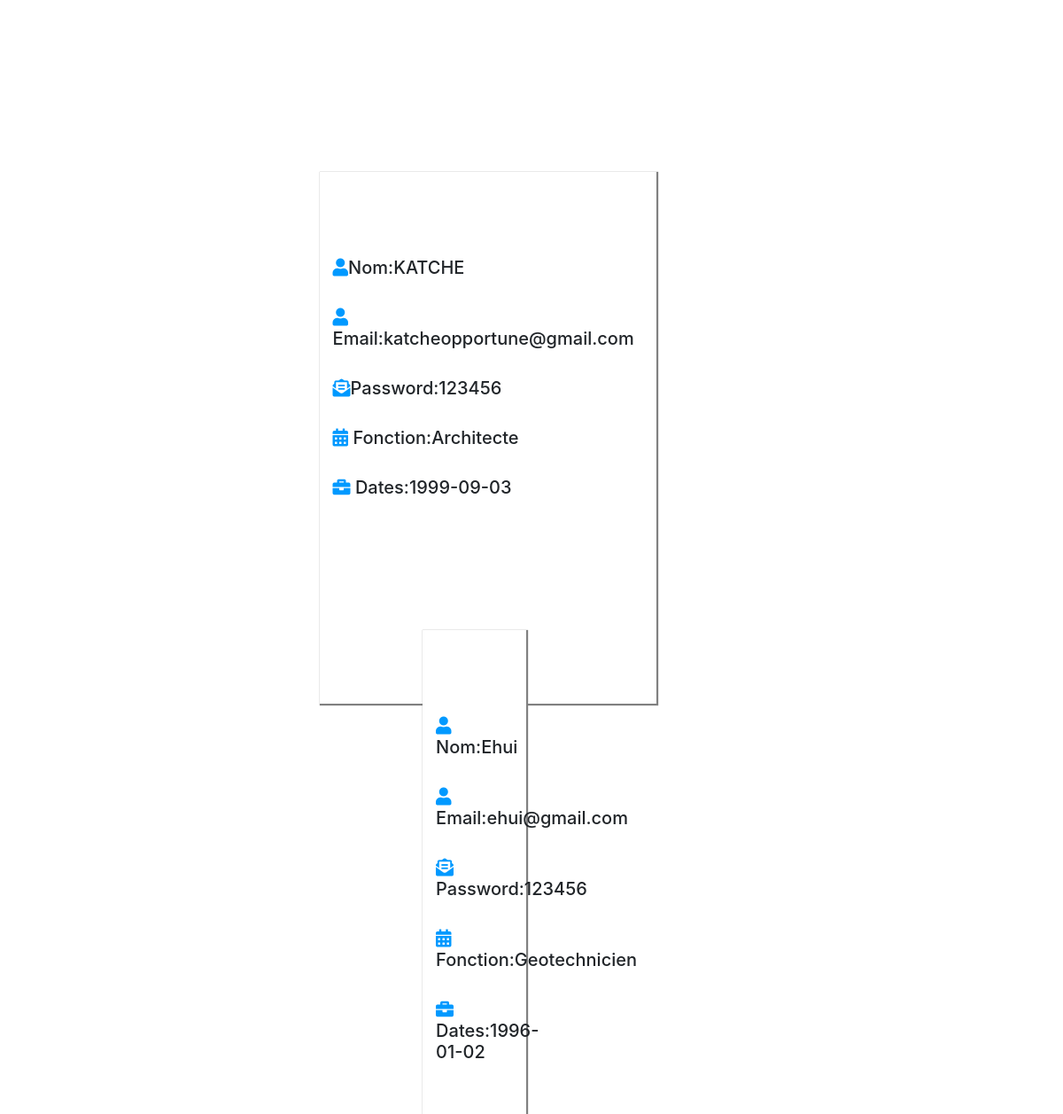
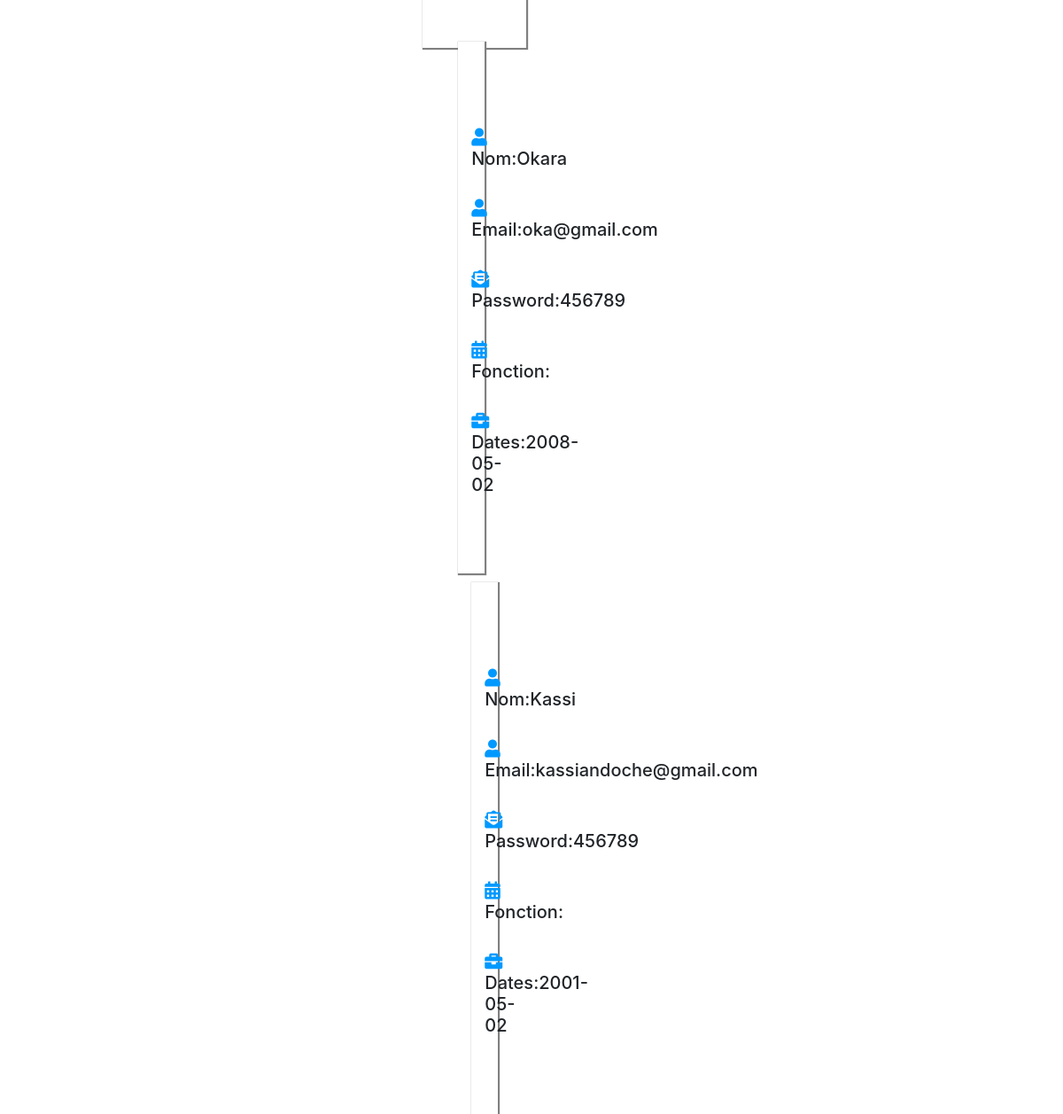
The page /profile_users.php on the database its author committed (2 pictures, top to bottom).
### tables this page shows
CREATE TABLE `users` (
  `id` int(11) NOT NULL,
  `nom` varchar(50) NOT NULL,
  `email` varchar(50) NOT NULL,
  `password` varchar(50) NOT NULL,
  `localite` varchar(50) NOT NULL,
  `dates` varchar(50) NOT NULL,
  `fonction` varchar(50) DEFAULT NULL,
  `is_expert` tinyint(1) NOT NULL DEFAULT '0'
);

### profile_users.php (the view, shortened to what this page needs)
<!DOCTYPE html>
<html>
<head>
	<link rel="stylesheet" type="text/css" href="css/style.css">
	<link rel="stylesheet" type="text/css" href="css/bootstrap.min1.css">
	<link rel="stylesheet" href="https://use.fontawesome.com/releases/v5.8.1/css/all.css">
</head>
<body>
	<div class="container">
		<div class="row">
			<?php
			$db = Database::connect();
			$statement = $db ->query("SELECT * FROM users");
			while($profile = $statement -> fetch()) {
				echo '<div class="col-lg-4 col-md-4 col-sm-12 boite"><br><br>';
				echo '<div>';
				echo '</div><br><br>';
				echo '<h5><i class="fas fa-user"></i>Nom:'. $profile["nom"] . '</h5><br>';
				echo '<h5><i class="fas fa-user"></i> Email:'.$profile["email"] . '</h5><br>';
				echo '<h5><i class="fas fa-envelope-open-text"></i>Password:' . $profile["password"] . '</h5><br>';
				echo '<h5><i class="fas fa-calendar-alt"></i>	Fonction:' . $profile["fonction"].'</h5><br>';
				echo '<h5><i class="fas fa-briefcase"></i>	Dates:' . $profile["dates"] . '</h5>';
			}?>
		</div>
	</div>
</body>
</html>

### css/style.css (style rules this page uses)
.boite { position: absolute; top: 15%; left: 29%; margin-top: 17%; height: 600px; width: 190px; box-shadow: 1px 1px 1px 1px gray; background-color: #fff; }
.fa-briefcase { color: #0099ff; }
.fa-user { color: #0099ff; }
.fa-envelope-open-text { color: #0099ff; }
.fa-calendar-alt { color: #0099ff; }

### rows shown on the page
users: nom "KATCHE", email "katcheopportune@gmail.com", password "123456", fonction "Architecte", dates "1999-09-03"
users: nom "Ehui", email "ehui@gmail.com", password "123456", fonction "Geotechnicien", dates "1996-01-02"
users: nom "Okara", email "oka@gmail.com", password "456789", dates "2008-05-02"
users: nom "Kassi", email "kassiandoche@gmail.com", password "456789", dates "2001-05-02"
